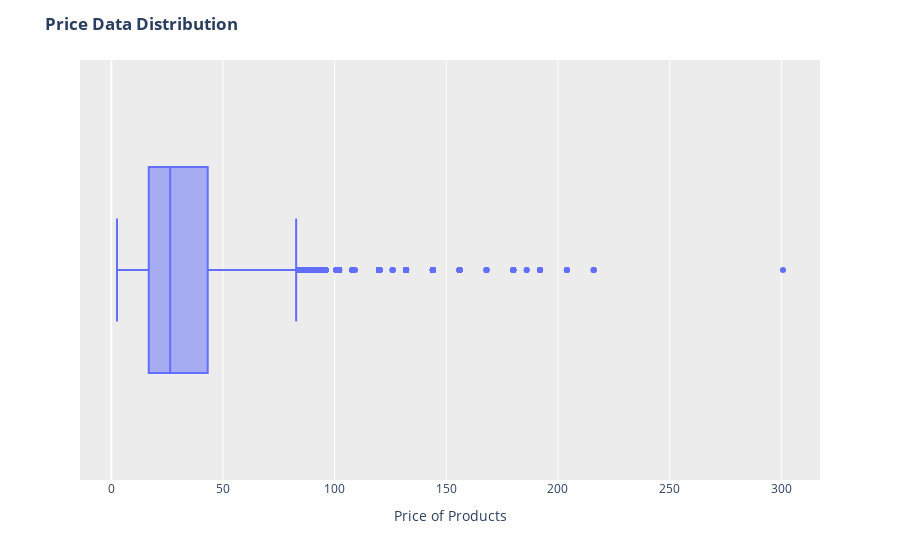

The code cell stored with this chart in its notebook:
### Code cell
# plot the quartiles and check for outliers 
fig = px.box(frame, "actual_price")
fig.update_layout(
                 plot_bgcolor = "#ECECEC",
                  title = "<b>Price Data Distribution</b>",
                 xaxis_title = "Price of Products"
                 )
fig.show()

### Figure 1 — Plotly figure (JSON) as saved in the notebook; plotly's stock layout.template omitted (floating-point values rounded to 4 significant figures; data arrays with more than 128 entries replaced by an {"elided": "..."} marker saying what was removed)
{"data": [{"alignmentgroup": "True", "hovertemplate": "actual_price=%{x}<extra></extra>", "legendgroup": "", "marker": {"color": "#636efa"}, "name": "", "notched": false, "offsetgroup": "", "orientation": "h", "showlegend": false, "type": "box", "x": {"elided": "15635 float values"}, "x0": " ", "xaxis": "x", "y0": " ", "yaxis": "y"}], "layout": {"boxmode": "group", "legend": {"tracegroupgap": 0}, "margin": {"t": 60}, "plot_bgcolor": "#ECECEC", "title": {"text": "<b>Price Data Distribution</b>"}, "xaxis": {"anchor": "y", "domain": [0, 1], "title": {"text": "Price of Products"}}, "yaxis": {"anchor": "x", "domain": [0, 1]}}}
